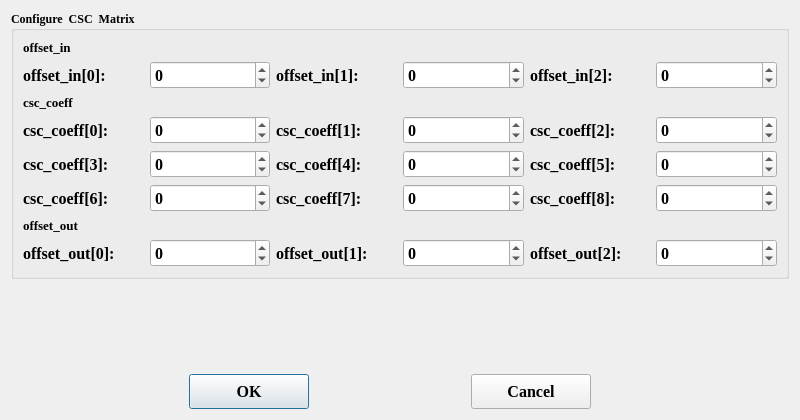
<?xml version="1.0" encoding="UTF-8"?>
<ui version="4.0">
 <class>csc_dialog</class>
 <widget class="QDialog" name="csc_dialog">
  <property name="geometry">
   <rect>
    <x>0</x>
    <y>0</y>
    <width>800</width>
    <height>420</height>
   </rect>
  </property>
  <property name="minimumSize">
   <size>
    <width>800</width>
    <height>420</height>
   </size>
  </property>
  <property name="windowTitle">
   <string>CSC Dialog</string>
  </property>
  <layout class="QGridLayout" name="gridLayout_2">
   <item row="0" column="0" colspan="5">
    <widget class="QGroupBox" name="groupBox">
     <property name="font">
      <font>
       <family>Times New Roman</family>
       <pointsize>9</pointsize>
       <bold>true</bold>
      </font>
     </property>
     <property name="title">
      <string>Configure  CSC  Matrix</string>
     </property>
     <layout class="QGridLayout" name="gridLayout">
      <item row="12" column="2">
       <widget class="QLabel" name="label_8">
        <property name="font">
         <font>
          <family>Times New Roman</family>
          <pointsize>12</pointsize>
          <bold>true</bold>
         </font>
        </property>
        <property name="text">
         <string>csc_coeff[7]:</string>
        </property>
       </widget>
      </item>
      <item row="6" column="4">
       <widget class="QLabel" name="label_3">
        <property name="font">
         <font>
          <family>Times New Roman</family>
          <pointsize>12</pointsize>
          <bold>true</bold>
         </font>
        </property>
        <property name="text">
         <string>csc_coeff[2]:</string>
        </property>
       </widget>
      </item>
      <item row="16" column="1">
       <widget class="QSpinBox" name="offset_out0">
        <property name="font">
         <font>
          <family>Times New Roman</family>
          <pointsize>12</pointsize>
          <bold>true</bold>
         </font>
        </property>
        <property name="minimum">
         <number>-5000</number>
        </property>
        <property name="maximum">
         <number>5000</number>
        </property>
        <property name="value">
         <number>0</number>
        </property>
       </widget>
      </item>
      <item row="16" column="0">
       <widget class="QLabel" name="label_10">
        <property name="font">
         <font>
          <family>Times New Roman</family>
          <pointsize>12</pointsize>
          <bold>true</bold>
         </font>
        </property>
        <property name="text">
         <string>offset_out[0]:</string>
        </property>
       </widget>
      </item>
      <item row="5" column="0">
       <widget class="QLabel" name="label_17">
        <property name="font">
         <font>
          <family>Times New Roman</family>
          <pointsize>10</pointsize>
          <bold>true</bold>
         </font>
        </property>
        <property name="text">
         <string>csc_coeff</string>
        </property>
       </widget>
      </item>
      <item row="6" column="2">
       <widget class="QLabel" name="label_2">
        <property name="font">
         <font>
          <family>Times New Roman</family>
          <pointsize>12</pointsize>
          <bold>true</bold>
         </font>
        </property>
        <property name="text">
         <string>csc_coeff[1]:</string>
        </property>
       </widget>
      </item>
      <item row="6" column="0">
       <widget class="QLabel" name="label">
        <property name="font">
         <font>
          <family>Times New Roman</family>
          <pointsize>12</pointsize>
          <bold>true</bold>
         </font>
        </property>
        <property name="text">
         <string>csc_coeff[0]:</string>
        </property>
       </widget>
      </item>
      <item row="9" column="5">
       <widget class="QSpinBox" name="csc_coeff5">
        <property name="font">
         <font>
          <family>Times New Roman</family>
          <pointsize>12</pointsize>
          <bold>true</bold>
         </font>
        </property>
        <property name="minimum">
         <number>-5000</number>
        </property>
        <property name="maximum">
         <number>5000</number>
        </property>
        <property name="value">
         <number>0</number>
        </property>
       </widget>
      </item>
      <item row="2" column="1">
       <widget class="QSpinBox" name="offset_in0">
        <property name="font">
         <font>
          <family>Times New Roman</family>
          <pointsize>12</pointsize>
          <bold>true</bold>
         </font>
        </property>
        <property name="minimum">
         <number>-5000</number>
        </property>
        <property name="maximum">
         <number>5000</number>
        </property>
        <property name="value">
         <number>0</number>
        </property>
       </widget>
      </item>
      <item row="1" column="0">
       <widget class="QLabel" name="label_16">
        <property name="font">
         <font>
          <family>Times New Roman</family>
          <pointsize>10</pointsize>
          <bold>true</bold>
         </font>
        </property>
        <property name="text">
         <string>offset_in</string>
        </property>
       </widget>
      </item>
      <item row="2" column="5">
       <widget class="QSpinBox" name="offset_in2">
        <property name="font">
         <font>
          <family>Times New Roman</family>
          <pointsize>12</pointsize>
          <bold>true</bold>
         </font>
        </property>
        <property name="minimum">
         <number>-5000</number>
        </property>
        <property name="maximum">
         <number>5000</number>
        </property>
        <property name="value">
         <number>0</number>
        </property>
       </widget>
      </item>
      <item row="2" column="0">
       <widget class="QLabel" name="label_13">
        <property name="font">
         <font>
          <family>Times New Roman</family>
          <pointsize>12</pointsize>
          <bold>true</bold>
         </font>
        </property>
        <property name="text">
         <string>offset_in[0]:</string>
        </property>
       </widget>
      </item>
      <item row="9" column="3">
       <widget class="QSpinBox" name="csc_coeff4">
        <property name="font">
         <font>
          <family>Times New Roman</family>
          <pointsize>12</pointsize>
          <bold>true</bold>
         </font>
        </property>
        <property name="minimum">
         <number>-5000</number>
        </property>
        <property name="maximum">
         <number>5000</number>
        </property>
        <property name="value">
         <number>0</number>
        </property>
       </widget>
      </item>
      <item row="12" column="5">
       <widget class="QSpinBox" name="csc_coeff8">
        <property name="font">
         <font>
          <family>Times New Roman</family>
          <pointsize>12</pointsize>
          <bold>true</bold>
         </font>
        </property>
        <property name="minimum">
         <number>-5000</number>
        </property>
        <property name="maximum">
         <number>5000</number>
        </property>
        <property name="value">
         <number>0</number>
        </property>
       </widget>
      </item>
      <item row="12" column="1">
       <widget class="QSpinBox" name="csc_coeff6">
        <property name="font">
         <font>
          <family>Times New Roman</family>
          <pointsize>12</pointsize>
          <bold>true</bold>
         </font>
        </property>
        <property name="minimum">
         <number>-5000</number>
        </property>
        <property name="maximum">
         <number>5000</number>
        </property>
        <property name="value">
         <number>0</number>
        </property>
       </widget>
      </item>
      <item row="12" column="0">
       <widget class="QLabel" name="label_7">
        <property name="font">
         <font>
          <family>Times New Roman</family>
          <pointsize>12</pointsize>
          <bold>true</bold>
         </font>
        </property>
        <property name="text">
         <string>csc_coeff[6]:</string>
        </property>
       </widget>
      </item>
      <item row="2" column="3">
       <widget class="QSpinBox" name="offset_in1">
        <property name="font">
         <font>
          <family>Times New Roman</family>
          <pointsize>12</pointsize>
          <bold>true</bold>
         </font>
        </property>
        <property name="minimum">
         <number>-5000</number>
        </property>
        <property name="maximum">
         <number>5000</number>
        </property>
        <property name="value">
         <number>0</number>
        </property>
       </widget>
      </item>
      <item row="6" column="1">
       <widget class="QSpinBox" name="csc_coeff0">
        <property name="font">
         <font>
          <family>Times New Roman</family>
          <pointsize>12</pointsize>
          <bold>true</bold>
         </font>
        </property>
        <property name="minimum">
         <number>-5000</number>
        </property>
        <property name="maximum">
         <number>5000</number>
        </property>
        <property name="value">
         <number>0</number>
        </property>
       </widget>
      </item>
      <item row="2" column="4">
       <widget class="QLabel" name="label_15">
        <property name="font">
         <font>
          <family>Times New Roman</family>
          <pointsize>12</pointsize>
          <bold>true</bold>
         </font>
        </property>
        <property name="text">
         <string>offset_in[2]:</string>
        </property>
       </widget>
      </item>
      <item row="6" column="3">
       <widget class="QSpinBox" name="csc_coeff1">
        <property name="font">
         <font>
          <family>Times New Roman</family>
          <pointsize>12</pointsize>
          <bold>true</bold>
         </font>
        </property>
        <property name="minimum">
         <number>-5000</number>
        </property>
        <property name="maximum">
         <number>5000</number>
        </property>
        <property name="value">
         <number>0</number>
        </property>
       </widget>
      </item>
      <item row="2" column="2">
       <widget class="QLabel" name="label_14">
        <property name="font">
         <font>
          <family>Times New Roman</family>
          <pointsize>12</pointsize>
          <bold>true</bold>
         </font>
        </property>
        <property name="text">
         <string>offset_in[1]:</string>
        </property>
       </widget>
      </item>
      <item row="15" column="0">
       <widget class="QLabel" name="label_18">
        <property name="font">
         <font>
          <family>Times New Roman</family>
          <pointsize>10</pointsize>
          <bold>true</bold>
         </font>
        </property>
        <property name="text">
         <string>offset_out</string>
        </property>
       </widget>
      </item>
      <item row="16" column="3">
       <widget class="QSpinBox" name="offset_out1">
        <property name="font">
         <font>
          <family>Times New Roman</family>
          <pointsize>12</pointsize>
          <bold>true</bold>
         </font>
        </property>
        <property name="minimum">
         <number>-5000</number>
        </property>
        <property name="maximum">
         <number>5000</number>
        </property>
        <property name="value">
         <number>0</number>
        </property>
       </widget>
      </item>
      <item row="16" column="4">
       <widget class="QLabel" name="label_12">
        <property name="font">
         <font>
          <family>Times New Roman</family>
          <pointsize>12</pointsize>
          <bold>true</bold>
         </font>
        </property>
        <property name="text">
         <string>offset_out[2]:</string>
        </property>
       </widget>
      </item>
      <item row="16" column="5">
       <widget class="QSpinBox" name="offset_out2">
        <property name="font">
         <font>
          <family>Times New Roman</family>
          <pointsize>12</pointsize>
          <bold>true</bold>
         </font>
        </property>
        <property name="minimum">
         <number>-5000</number>
        </property>
        <property name="maximum">
         <number>5000</number>
        </property>
        <property name="value">
         <number>0</number>
        </property>
       </widget>
      </item>
      <item row="16" column="2">
       <widget class="QLabel" name="label_11">
        <property name="font">
         <font>
          <family>Times New Roman</family>
          <pointsize>12</pointsize>
          <bold>true</bold>
         </font>
        </property>
        <property name="text">
         <string>offset_out[1]:</string>
        </property>
       </widget>
      </item>
      <item row="9" column="1">
       <widget class="QSpinBox" name="csc_coeff3">
        <property name="font">
         <font>
          <family>Times New Roman</family>
          <pointsize>12</pointsize>
          <bold>true</bold>
         </font>
        </property>
        <property name="minimum">
         <number>-5000</number>
        </property>
        <property name="maximum">
         <number>5000</number>
        </property>
        <property name="value">
         <number>0</number>
        </property>
       </widget>
      </item>
      <item row="12" column="3">
       <widget class="QSpinBox" name="csc_coeff7">
        <property name="font">
         <font>
          <family>Times New Roman</family>
          <pointsize>12</pointsize>
          <bold>true</bold>
         </font>
        </property>
        <property name="minimum">
         <number>-5000</number>
        </property>
        <property name="maximum">
         <number>5000</number>
        </property>
        <property name="value">
         <number>0</number>
        </property>
       </widget>
      </item>
      <item row="12" column="4">
       <widget class="QLabel" name="label_9">
        <property name="font">
         <font>
          <family>Times New Roman</family>
          <pointsize>12</pointsize>
          <bold>true</bold>
         </font>
        </property>
        <property name="text">
         <string>csc_coeff[8]:</string>
        </property>
       </widget>
      </item>
      <item row="6" column="5">
       <widget class="QSpinBox" name="csc_coeff2">
        <property name="font">
         <font>
          <family>Times New Roman</family>
          <pointsize>12</pointsize>
          <bold>true</bold>
         </font>
        </property>
        <property name="minimum">
         <number>-5000</number>
        </property>
        <property name="maximum">
         <number>5000</number>
        </property>
        <property name="value">
         <number>0</number>
        </property>
       </widget>
      </item>
      <item row="9" column="0">
       <widget class="QLabel" name="label_4">
        <property name="font">
         <font>
          <family>Times New Roman</family>
          <pointsize>12</pointsize>
          <bold>true</bold>
         </font>
        </property>
        <property name="text">
         <string>csc_coeff[3]:</string>
        </property>
       </widget>
      </item>
      <item row="9" column="2">
       <widget class="QLabel" name="label_5">
        <property name="font">
         <font>
          <family>Times New Roman</family>
          <pointsize>12</pointsize>
          <bold>true</bold>
         </font>
        </property>
        <property name="text">
         <string>csc_coeff[4]:</string>
        </property>
       </widget>
      </item>
      <item row="9" column="4">
       <widget class="QLabel" name="label_6">
        <property name="font">
         <font>
          <family>Times New Roman</family>
          <pointsize>12</pointsize>
          <bold>true</bold>
         </font>
        </property>
        <property name="text">
         <string>csc_coeff[5]:</string>
        </property>
       </widget>
      </item>
     </layout>
    </widget>
   </item>
   <item row="2" column="4">
    <spacer name="horizontalSpacer_3">
     <property name="orientation">
      <enum>Qt::Horizontal</enum>
     </property>
     <property name="sizeHint" stdset="0">
      <size>
       <width>228</width>
       <height>20</height>
      </size>
     </property>
    </spacer>
   </item>
   <item row="2" column="0">
    <spacer name="horizontalSpacer_2">
     <property name="orientation">
      <enum>Qt::Horizontal</enum>
     </property>
     <property name="sizeHint" stdset="0">
      <size>
       <width>208</width>
       <height>20</height>
      </size>
     </property>
    </spacer>
   </item>
   <item row="2" column="1">
    <widget class="QPushButton" name="OK">
     <property name="minimumSize">
      <size>
       <width>120</width>
       <height>35</height>
      </size>
     </property>
     <property name="font">
      <font>
       <family>Times New Roman</family>
       <pointsize>12</pointsize>
       <bold>true</bold>
      </font>
     </property>
     <property name="text">
      <string>OK</string>
     </property>
    </widget>
   </item>
   <item row="2" column="2">
    <spacer name="horizontalSpacer">
     <property name="orientation">
      <enum>Qt::Horizontal</enum>
     </property>
     <property name="sizeHint" stdset="0">
      <size>
       <width>185</width>
       <height>20</height>
      </size>
     </property>
    </spacer>
   </item>
   <item row="2" column="3">
    <widget class="QPushButton" name="Cancel">
     <property name="minimumSize">
      <size>
       <width>120</width>
       <height>35</height>
      </size>
     </property>
     <property name="font">
      <font>
       <family>Times New Roman</family>
       <pointsize>12</pointsize>
       <bold>true</bold>
      </font>
     </property>
     <property name="text">
      <string>Cancel</string>
     </property>
    </widget>
   </item>
   <item row="1" column="2">
    <spacer name="verticalSpacer">
     <property name="orientation">
      <enum>Qt::Vertical</enum>
     </property>
     <property name="sizeHint" stdset="0">
      <size>
       <width>20</width>
       <height>40</height>
      </size>
     </property>
    </spacer>
   </item>
  </layout>
 </widget>
 <resources/>
 <connections>
  <connection>
   <sender>OK</sender>
   <signal>clicked()</signal>
   <receiver>csc_dialog</receiver>
   <slot>accept()</slot>
   <hints>
    <hint type="sourcelabel">
     <x>265</x>
     <y>361</y>
    </hint>
    <hint type="destinationlabel">
     <x>419</x>
     <y>194</y>
    </hint>
   </hints>
  </connection>
  <connection>
   <sender>Cancel</sender>
   <signal>clicked()</signal>
   <receiver>csc_dialog</receiver>
   <slot>reject()</slot>
   <hints>
    <hint type="sourcelabel">
     <x>553</x>
     <y>361</y>
    </hint>
    <hint type="destinationlabel">
     <x>419</x>
     <y>194</y>
    </hint>
   </hints>
  </connection>
 </connections>
</ui>
